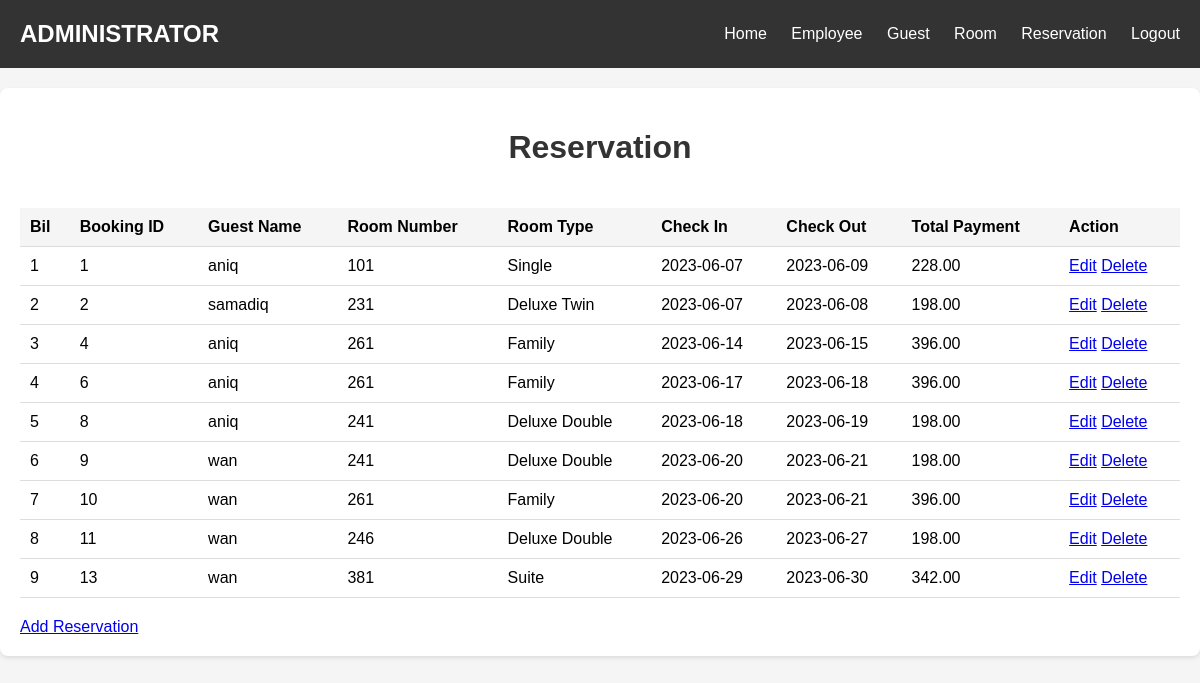
The app's page /royaleagle/admin/reservation.php (signed in) with its own data.
### tables this page shows
CREATE TABLE `bookings` (
  `Booking_Id` int(11) NOT NULL,
  `Guest_Id` varchar(10) NOT NULL,
  `Room_Id` varchar(10) NOT NULL,
  `Date_In` date NOT NULL,
  `Date_Out` date NOT NULL,
  `total_price` float(6,2) DEFAULT NULL
);

CREATE TABLE `guests` (
  `Guest_Id` varchar(10) NOT NULL,
  `Guest_Name` varchar(50) NOT NULL,
  `Guest_Password` varchar(50) NOT NULL,
  `Contact_No` varchar(14) NOT NULL,
  `Guest_Email` varchar(50) NOT NULL
);

CREATE TABLE `rooms` (
  `Room_Id` varchar(10) NOT NULL,
  `Room_No` int(3) DEFAULT NULL,
  `Room_Type` varchar(20) NOT NULL,
  `Property_Code` varchar(10) NOT NULL,
  `Occupancy` int(11) NOT NULL,
  `Room_Image` varchar(10) DEFAULT NULL
);

CREATE TABLE `room_types` (
  `Room_Type` varchar(20) NOT NULL,
  `Room_Price` decimal(10,2) NOT NULL,
  `Room_Desc` varchar(200) DEFAULT NULL,
  `Room_View` varchar(20) DEFAULT NULL
);

### royaleagle/admin/reservation.php (the view, shortened to what this page needs)
<?php
    include('header.php');
    include('../connection.php');
    $sql = "SELECT * FROM bookings, guests, rooms, room_types
            WHERE bookings.Guest_Id = guests.Guest_Id AND bookings.Room_Id = rooms.Room_Id AND rooms.Room_Type = room_types.Room_Type";
    $result = mysqli_query($conn, $sql);
?>
<!DOCTYPE html>
<html lang="en">
    <head>
        <link rel="stylesheet" href="styles/style.css">
    </head>
    <body>
        <div class="container">
            <h1>Reservation</h1>
            <div class="row">
                <div class="col-9">
                    <table>
                        <tr>
                            <th>Bil</th>
                            <th>Booking ID</th>
                            <th>Guest Name</th>
                            <th>Room Number</th>
                            <th>Room Type</th>
                            <th>Check In</th>
                            <th>Check Out</th>
                            <th>Total Payment</th>
                            <th>Action</th>
                        </tr>
                        <?php
                            $bil = 1;
                            while($row = mysqli_fetch_assoc($result)) {
                        ?>
                        <tr>
                            <td><?php echo $bil++; ?></td>
                            <td><?php echo $row['Booking_Id']; ?></td>
                            <td><?php echo $row['Guest_Name']; ?></td>
                            <td><?php echo $row['Room_No']; ?></td>
                            <td><?php echo $row['Room_Type']; ?></td>
                            <td><?php echo $row['Date_In']; ?></td>
                            <td><?php echo $row['Date_Out']; ?></td>
                            <td><?php echo $row['total_price']; ?></td>
                            <td>
                                <a href="editreservation.php?booking_id=<?php echo $row['Booking_Id']; ?>">Edit</a>
                                <a href="delete.php?booking_id=<?php echo $row['Booking_Id']; ?>" onClick="return confirm('Confirm delete?')">Delete</a>
                            </td>
                        </tr>
                        <?php
                            }
                        ?>
                    </table>
                </div>
            </div>
            <div class="row">
                <div class="col-12">
                    <a href="addreservation.php">Add Reservation</a>
                </div>
            </div>
        </div>
    </body>
</html>

### royaleagle/admin/styles/style.css (style rules this page uses)
body { margin: 0; padding: 0; font-family: Arial, sans-serif; background-color: #f5f5f5; }
.container { margin: 20px auto; background-color: #fff; padding: 20px; border-radius: 8px; box-shadow: 0 2px 4px rgba(0, 0, 0, 0.1); }
h1 { text-align: center; color: #333; }
.col-3, .col-9 { display: flex; justify-content: flex-end; margin-bottom: 20px; }
table { width: 100%; border-collapse: collapse; }
th, td { padding: 10px; text-align: left; border-bottom: 1px solid #ddd; }
th { background-color: #f5f5f5; font-weight: bold; }
td:last-child { text-align: left; }

### royaleagle/admin/header.php (style rules this page uses)
body { margin: 0; padding: 0; font-family: Arial, sans-serif; }

### records on screen
bookings: Booking_Id "1", Guest_Id.Guest_Name "aniq", Room_Id.Room_No "101", room_types.Room_Type "Single", Date_In "2023-06-07", Date_Out "2023-06-09", total_price "228.00"
bookings: Booking_Id "2", Guest_Id.Guest_Name "samadiq", Room_Id.Room_No "231", room_types.Room_Type "Deluxe Twin", Date_In "2023-06-07", Date_Out "2023-06-08", total_price "198.00"
bookings: Booking_Id "4", Guest_Id.Guest_Name "aniq", Room_Id.Room_No "261", room_types.Room_Type "Family", Date_In "2023-06-14", Date_Out "2023-06-15", total_price "396.00"
bookings: Booking_Id "6", Guest_Id.Guest_Name "aniq", Room_Id.Room_No "261", room_types.Room_Type "Family", Date_In "2023-06-17", Date_Out "2023-06-18", total_price "396.00"
bookings: Booking_Id "8", Guest_Id.Guest_Name "aniq", Room_Id.Room_No "241", room_types.Room_Type "Deluxe Double", Date_In "2023-06-18", Date_Out "2023-06-19", total_price "198.00"
bookings: Booking_Id "9", Guest_Id.Guest_Name "wan", Room_Id.Room_No "241", room_types.Room_Type "Deluxe Double", Date_In "2023-06-20", Date_Out "2023-06-21", total_price "198.00"
bookings: Booking_Id "10", Guest_Id.Guest_Name "wan", Room_Id.Room_No "261", room_types.Room_Type "Family", Date_In "2023-06-20", Date_Out "2023-06-21", total_price "396.00"
bookings: Booking_Id "11", Guest_Id.Guest_Name "wan", Room_Id.Room_No "246", room_types.Room_Type "Deluxe Double", Date_In "2023-06-26", Date_Out "2023-06-27", total_price "198.00"
bookings: Booking_Id "13", Guest_Id.Guest_Name "wan", Room_Id.Room_No "381", room_types.Room_Type "Suite", Date_In "2023-06-29", Date_Out "2023-06-30", total_price "342.00"
